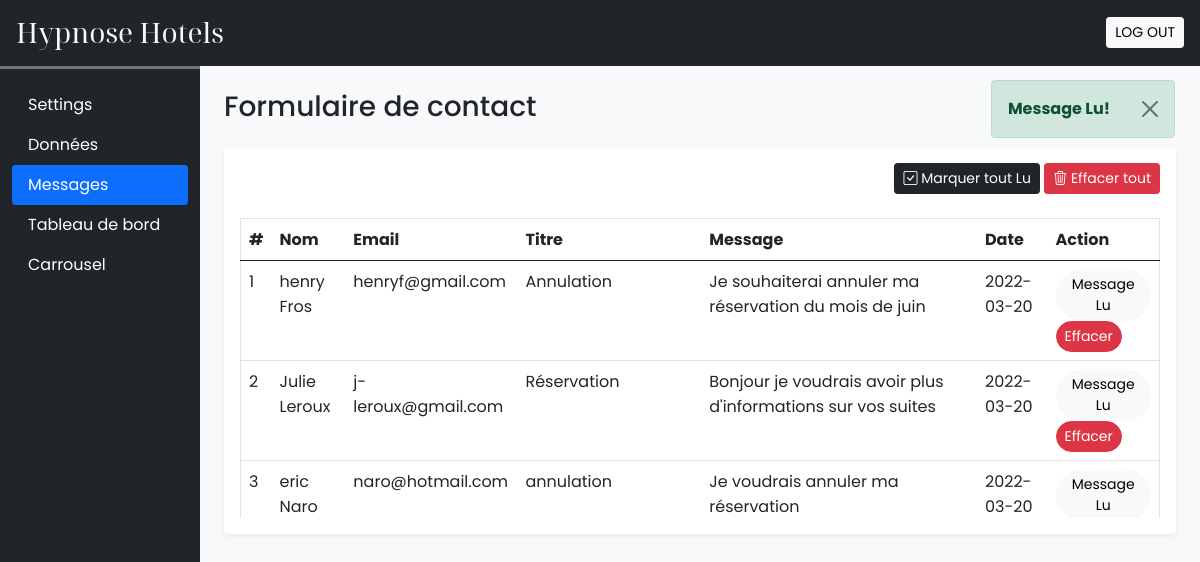
/admin/user_queries.php?seen=12 (signed in), run on the app's committed database.
### tables this page shows
CREATE TABLE `user_queries` (
  `id` int(11) NOT NULL,
  `name` varchar(50) NOT NULL,
  `email` varchar(150) NOT NULL,
  `subject` varchar(200) NOT NULL,
  `message` varchar(500) NOT NULL,
  `date` date NOT NULL DEFAULT current_timestamp(),
  `seen` tinyint(4) NOT NULL DEFAULT 0
);

### admin/includes/db_config.php (called while the page is built, shortened)
<?php
function filteration($data)
{
    foreach($data as $key => $value){
      $value = trim($value);
      $value = stripcslashes($value);
      $value = strip_tags($value);
      $value = htmlspecialchars($value);
      $data[$key] = $value;
    }
    return $data;
}
function update($sql, $values, $datatypes)
{
    $con = $GLOBALS['con'];
    if ($stmt = mysqli_prepare($con, $sql)) {
        mysqli_stmt_bind_param($stmt, $datatypes, ...$values);
        if (mysqli_stmt_execute($stmt)) {
            $res = mysqli_stmt_affected_rows($stmt);
            return $res;
        } else {
            mysqli_stmt_close($stmt);
            die("Erreur Query non exécuté - Update");
        }
    } else {
        die("Erreur Query - Update");
    }
}
?>

### admin/user_queries.php (the view, shortened to what this page needs)
<?php
require('includes/essentials.php');
require('includes/db_config.php');
if (isset($_GET['seen'])) {
    $frm_data = filteration($_GET);
    if ($frm_data['seen'] == 'all') {
        $q = "UPDATE `user_queries` SET `seen`=?";
        $values = [1];
        if (update($q,$values,'i')) {
            alert('success', 'Tous les messages sont Lu!');
        } else {
            alert('error', 'Erreur Chargement!');
        }
    } else {
        $q = "UPDATE `user_queries` SET `seen`=? WHERE `id`=?";
        $values = [1,$frm_data['seen']];
        if (update($q,$values,'ii')) {
            alert('success', 'Message Lu!');
        } else {
            alert('error', 'Erreur Chargement!');
        }
    }
}
?>
<!DOCTYPE html>
<html lang="fr">
<head>
    <?php require('includes/links.php'); ?>
</head>
<body class="bg-light">
    <?php require('includes/header.php'); ?>
    <div class="container-fluid" id="main-content">
        <div class="row">
            <div class="col-lg-10 ms-auto p-4 overflow-hidden">
                <h3 class="mb-4">Formulaire de contact</h3>
                <div class="card border-0 shadow-sm mb-4">
                    <div class="card-body">
                        <div class="text-end mb-4">
                            <a href="?seen=all" class="btn btn-dark  shadow-none btn-sm"><i class="bi bi-check-square"></i> Marquer tout Lu</a>
                            <a href="?del=all" class="btn btn-danger shadow-none btn-sm"><i class="bi bi-trash3"></i> Effacer tout</a>
                        </div>
                        <div class="table-responsive-md" style="height: 300px; overflow-y: scroll;">
                            <table class="table table-hover border">
                                <thead class="sticky-top">
                                    <tr class="bg-white text-dark">
                                        <th scope="col">#</th>
                                        <th scope="col">Nom</th>
                                        <th scope="col">Email</th>
                                        <th scope="col" width="20%">Titre</th>
                                        <th scope="col" width="30%">Message</th>
                                        <th scope="col">Date</th>
                                        <th scope="col">Action</th>
                                    </tr>
                                </thead>
                                <tbody>
                                    <?php
                                    $q = "SELECT * FROM `user_queries` ORDER BY `id` DESC";
                                    $data = mysqli_query($con, $q);
                                    $i = 1;
                                    while ($row = mysqli_fetch_assoc($data)) {
                                        $seen = '';
                                        if ($row['seen'] != 1) {
                                            $seen = "<a href='?seen=$row[id]' class='btn btn-sm rounded-pill btn-light'>Message Lu</a>";
                                        }
                                        $seen .= "<a href='?del=$row[id]' class='btn btn-sm rounded-pill btn-danger text-white'>Effacer</a>";
                                        echo <<<query
                                        <tr>
                                            <td>$i</td>
                                            <td>$row[name]</td>
                                            <td>$row[email]</td>
                                            <td>$row[subject]</td>
                                            <td>$row[message]</td>
                                            <td>$row[date]</td>
                                            <td>$seen</td>
                                        </tr>
                                      query;
                                        $i++;
                                    }
                                    ?>
                                </tbody>
                            </table>
                        </div>
                    </div>
                </div>
            </div>
        </div>
    </div>
</body>
</html>

### admin/css/globals.css (style rules this page uses)
:root { --teal: #2ec1ac; --teal_hover: #279e8C; }
* { font-family: 'Poppins', sans-serif; }

### data on the page
user_queries: name "henry Fros", email "henryf@gmail.com", subject "Annulation", message "Je souhaiterai annuler ma réservation du mois de juin", date "2022-03-20"
user_queries: name "Julie Leroux", email "j-leroux@gmail.com", subject "Réservation", message "Bonjour je voudrais avoir plus d'informations sur vos suites", date "2022-03-20"
user_queries: name "eric Naro", email "naro@hotmail.com", subject "annulation", message "Je voudrais annuler ma réservation", date "2022-03-20"

### other printed values
$msg "Message Lu!"
